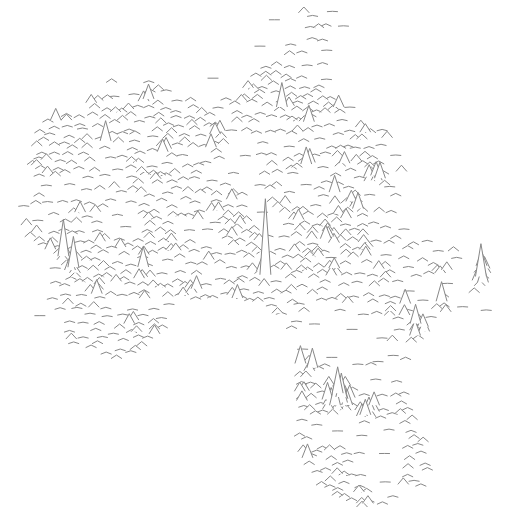

Notebook code for this chart:
### Code cell
alt.Chart(df).mark_geoshape(
    fill='white',
    stroke='#888'
).project(
    "mercator"
).properties(
    width=500,
    height=500
)

### Figure 1 — Vega-Lite specification as saved in the notebook (floating-point values rounded to 4 significant figures; data arrays with more than 128 entries replaced by an {"elided": "..."} marker saying what was removed)
{"config": {"view": {"continuousWidth": 400, "continuousHeight": 300}}, "data": {"name": "data-69bf814fda55154fdca5b0a2d80d6080"}, "mark": {"type": "geoshape", "fill": "white", "stroke": "#888"}, "height": 500, "projection": {"type": "mercator"}, "width": 500, "$schema": "https://vega.github.io/schema/vega-lite/v4.17.0.json", "datasets": {"data-69bf814fda55154fdca5b0a2d80d6080": {"elided": "913 records"}}}
